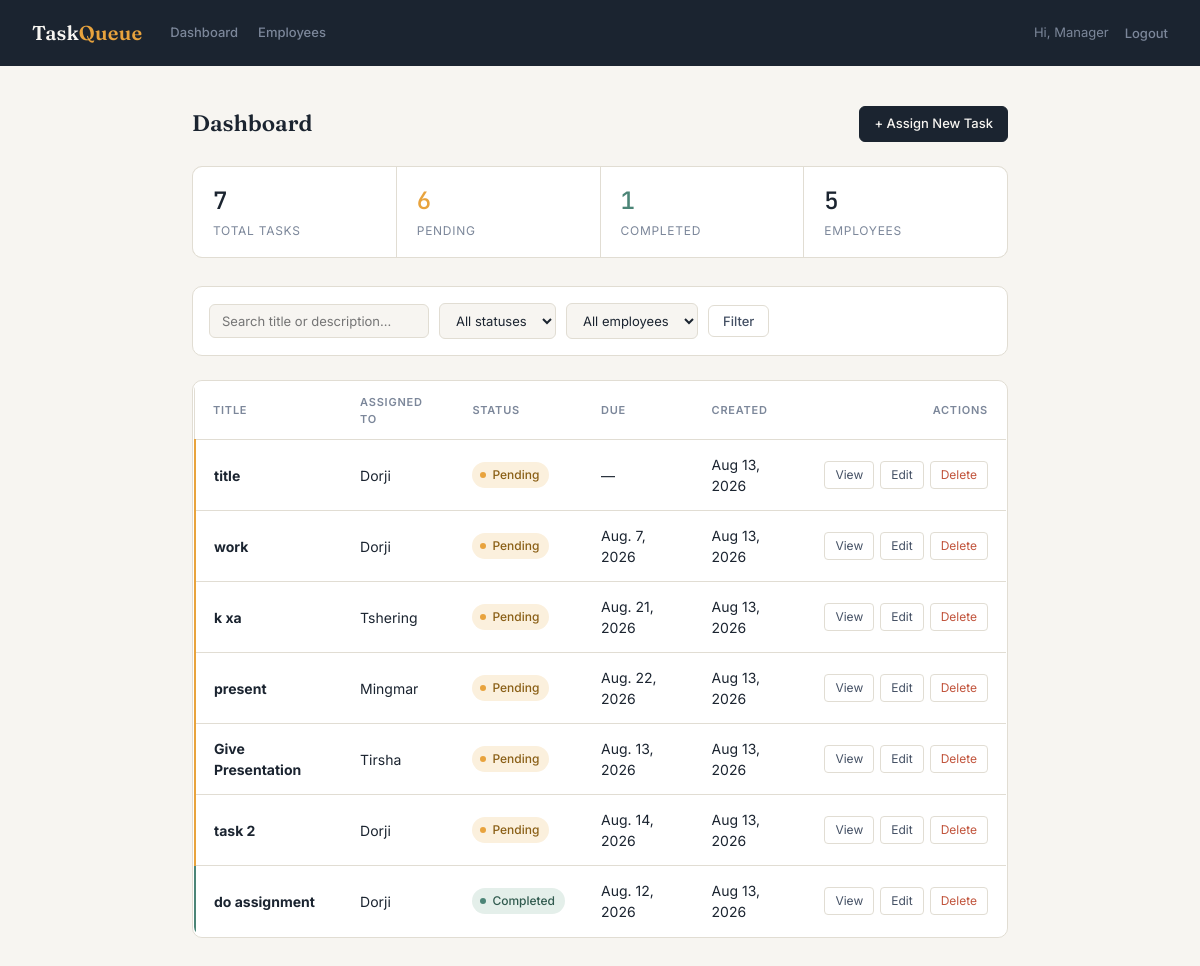
/manager/ (signed in), run on the app's committed database.
### Employee_Task_ToDo/models.py (models this page shows, shortened)
class Task(models.Model):
    STATUS_CHOICES = (
        ('pending', 'Pending'),
        ('in_progress', 'In Progress'),
        ('completed', 'Completed'),
    )
    title = models.CharField(max_length=200)
    description = models.TextField(blank=True)
    assigned_to = models.ForeignKey(User, related_name='tasks_assigned', on_delete=models.CASCADE)
    assigned_by = models.ForeignKey(User, related_name='tasks_created', on_delete=models.CASCADE)
    status = models.CharField(max_length=11, choices=STATUS_CHOICES, default='pending')
    due_date = models.DateField(null=True, blank=True)
    created_at = models.DateTimeField(auto_now_add=True)
    completed_at = models.DateTimeField(null=True, blank=True)

### Employee_Task_ToDo/manager_views.py (the view)
# urls.py: path('manager/', views.manager_dashboard, name='manager_dashboard'),
@manager_required
def manager_dashboard(request):
    all_tasks = Task.objects.all()
    tasks = Task.objects.select_related('assigned_to', 'assigned_by').all().order_by('-created_at')
    status = request.GET.get('status')
    employee_id = request.GET.get('Employee')
    search = request.GET.get('q')
    if status in ('pending', 'in_progress', 'completed'):
        tasks = tasks.filter(status=status)
    if employee_id:
        tasks = tasks.filter(assigned_to_id=employee_id)
    if search:
        tasks = tasks.filter(Q(title__icontains=search) | Q(description__icontains=search))
    employees = User.objects.filter(groups__name='Employee').order_by('username')
    context = {
        'total_tasks': all_tasks.count(),
        'pending_count': all_tasks.filter(status='pending').count(),
        'completed_count': all_tasks.filter(status='completed').count(),
        'employee_count': employees.count(),
        'tasks': tasks,
        'employees': employees,
        'current_status': status or '',
        'current_employee': employee_id or '',
        'search': search or '',
    }
    return render(request, 'manager/dashboard.html', context)

### templates/manager/dashboard.html (shortened to what this page needs)
{% extends 'manager/base_manager.html' %}
{% block content %}
<div class="dashboard-header">
  <h2>Dashboard</h2>
  <a href="{% url 'manager_task_create' %}" class="btn">+ Assign New Task</a>
</div>
<div class="summary">
  <div class="stat">
    <span class="num">{{ total_tasks }}</span>
    <span class="label">Total Tasks</span>
  </div>
  <div class="stat">
    <span class="num pending-num">{{ pending_count }}</span>
    <span class="label">Pending</span>
  </div>
  <div class="stat">
    <span class="num completed-num">{{ completed_count }}</span>
    <span class="label">Completed</span>
  </div>
  <div class="stat">
    <span class="num">{{ employee_count }}</span>
    <span class="label">Employees</span>
  </div>
</div>
<form method="get" class="filter-form">
  <input type="text" name="q" value="{{ search }}" placeholder="Search title or description...">
  <select name="status">
    <option value="">All statuses</option>
  </select>
  <select name="employee">
    <option value="">All employees</option>
  </select>
  <button class="btn btn-outline" type="submit">Filter</button>
</form>
<div class="table-container">
  <table>
    <thead>
      <tr>
        <th>Title</th>
        <th>Assigned To</th>
        <th>Status</th>
        <th>Due</th>
        <th>Created</th>
        <th style="text-align: right;">Actions</th>
      </tr>
    </thead>
    <tbody>
      {% for task in tasks %}
        <tr class="status-{{ task.status }}">
          <td><strong>{{ task.title }}</strong></td>
          <td>{{ task.assigned_to.username }}</td>
          <td>
            <span class="badge {{ task.status }}">
              {{ task.get_status_display }}
            </span>
          </td>
          <td class="due">{{ task.due_date|default:"—" }}</td>
          <td>{{ task.created_at|date:"M d, Y" }}</td>
          <td>
            <div class="table-actions">
              <a href="{% url 'manager_task_detail' task.pk %}" class="btn-action">View</a>
              <a href="{% url 'manager_task_update' task.pk %}" class="btn-action">Edit</a>
              <a href="{% url 'manager_task_delete' task.pk %}" class="btn-action delete-action">Delete</a>
            </div>
          </td>
        </tr>
      {% empty %}
        <tr>
          <td colspan="6" class="empty-state">No tasks match your filters.</td>
        </tr>
      {% endfor %}
    </tbody>
  </table>
</div>
{% endblock %}

### templates/manager/base_manager.html (shortened to what this page needs)
<!DOCTYPE html>
<html lang="en">
<head>
</head>
<body>
  <div class="topbar">
    <div class="topbar-left">
      <a class="brand" href="{% url 'manager_dashboard' %}">Task<span>Queue</span></a>
      <nav>
        <a href="{% url 'manager_dashboard' %}">Dashboard</a>
        <a href="{% url 'manager_employee_list' %}">Employees</a>
      </nav>
    </div>
    <div class="topbar-right">
      <span class="user-greeting">Hi, {{ request.user.username }}</span>
      <form action="{% url 'logout' %}" method="post">
        <button class="nav-logout-btn" type="submit">Logout</button>
      </form>
    </div>
  </div>
  <div class="page">
    {% block content %}{% endblock %}
  </div>
</body>
</html>

### templates/manager/base_manager.html (style rules this page uses)
:root { --ink: #1B2430; --paper: #F7F5F1; --slate: #445064; --slate-light: #7C879A; --amber: #E8A33D; --sage: #4C8577; --coral: #C1543C; --line: #E1DDD3; --card: #FFFFFF; }
* { box-sizing: border-box; }
body { margin: 0; background: var(--paper); color: var(--ink); font-family: 'Inter', sans-serif; font-size: 15px; line-height: 1.5; }
h1, h2, h3 { font-family: 'Fraunces', serif; font-weight: 600; margin: 0; }
a { color: var(--ink); text-decoration: none; }
.topbar { background: var(--ink); color: var(--paper); padding: 18px 32px; display: flex; align-items: center; justify-content: space-between; gap: 16px; }
.topbar-left { display: flex; align-items: center; gap: 28px; }
.topbar .brand { font-family: 'Fraunces', serif; font-size: 20px; font-weight: 600; letter-spacing: 0.01em; color: var(--paper); }
.topbar .brand span { color: var(--amber); }
.topbar nav { display: flex; align-items: center; gap: 20px; }
.topbar nav a { color: var(--slate-light); font-size: 13px; font-weight: 500; }
.topbar-right { display: flex; align-items: center; gap: 16px; }
.topbar .user-greeting { font-size: 13px; color: var(--slate-light); }
.topbar .nav-logout-btn { background: none; border: none; padding: 0; margin: 0; color: var(--slate-light); font-size: 13px; font-weight: 500; cursor: pointer; }
.page { max-width: 880px; margin: 0 auto; padding: 40px 32px 80px; }
.summary { display: flex; gap: 1px; background: var(--line); border: 1px solid var(--line); border-radius: 10px; overflow: hidden; margin-bottom: 28px; }
.summary .stat { flex: 1; background: var(--card); padding: 16px 20px; }
.summary .stat .num { font-family: 'JetBrains Mono', monospace; font-size: 24px; font-weight: 500; display: block; }
.summary .stat .label { font-size: 12px; text-transform: uppercase; letter-spacing: 0.06em; color: var(--slate-light); }
table { width: 100%; border-collapse: collapse; background: var(--card); border-radius: 10px; overflow: hidden; border: 1px solid var(--line); }
thead th { text-align: left; font-size: 11px; text-transform: uppercase; letter-spacing: 0.07em; color: var(--slate-light); font-weight: 600; padding: 12px 18px; border-bottom: 1px solid var(--line); }
tbody tr { border-bottom: 1px solid var(--line); }
tbody tr:last-child { border-bottom: none; }
tbody td { padding: 14px 18px; font-size: 14px; vertical-align: middle; }
tbody tr td:first-child { border-left: 3px solid transparent; }
tbody tr.status-pending td:first-child { border-left-color: var(--amber); }
tbody tr.status-completed td:first-child { border-left-color: var(--sage); }
.badge { display: inline-flex; align-items: center; gap: 6px; font-size: 12px; font-weight: 500; padding: 4px 10px 4px 8px; border-radius: 100px; }
.badge::before { content: ''; width: 6px; height: 6px; border-radius: 50%; }
.badge.pending { background: #FBF0DD; color: #8A5F16; }
.badge.pending::before { background: var(--amber); }
.badge.completed { background: #E4EFEA; color: #315B4F; }
.badge.completed::before { background: var(--sage); }
button, .btn { font-family: 'Inter', sans-serif; font-size: 13px; font-weight: 500; padding: 7px 14px; border-radius: 6px; border: 1px solid var(--ink); background: var(--ink); color: var(--paper); cursor: pointer; display: inline-block; }
form { display: inline; }

### templates/manager/dashboard.html (style rules this page uses)
.dashboard-header { display: flex; justify-content: space-between; align-items: center; margin-bottom: 24px; }
.summary .stat .num.pending-num { color: var(--amber); }
.summary .stat .num.completed-num { color: var(--sage); }
.filter-form { display: flex; flex-wrap: wrap; gap: 10px; align-items: center; margin-bottom: 24px; background: var(--card); padding: 16px; border: 1px solid var(--line); border-radius: 10px; }
.filter-form input[type="text"], .filter-form select { padding: 8px 12px; font-family: 'Inter', sans-serif; font-size: 13px; color: var(--ink); background: var(--paper); border: 1px solid var(--line); border-radius: 6px; outline: none; }
.filter-form input[type="text"] { min-width: 220px; }
.btn-outline { background: transparent; color: var(--slate); border: 1px solid var(--line); }
.table-container { background: var(--card); border: 1px solid var(--line); border-radius: 10px; overflow: hidden; }
.table-actions { display: flex; gap: 6px; justify-content: flex-end; }
.btn-action { padding: 4px 10px; font-size: 12px; border-radius: 4px; background: transparent; border: 1px solid var(--line); color: var(--slate); }
.btn-action.delete-action { color: var(--coral); }

### data on the page
Task: title "title", assigned_to.username "Dorji", status "Pending", due_date "—", created_at "Aug 13, 2026"
Task: title "work", assigned_to.username "Dorji", status "Pending", due_date "Aug. 7, 2026", created_at "Aug 13, 2026"
Task: title "k xa", assigned_to.username "Tshering", status "Pending", due_date "Aug. 21, 2026", created_at "Aug 13, 2026"
Task: title "present", assigned_to.username "Mingmar", status "Pending", due_date "Aug. 22, 2026", created_at "Aug 13, 2026"
Task: title "Give Presentation", assigned_to.username "Tirsha", status "Pending", due_date "Aug. 13, 2026", created_at "Aug 13, 2026"
Task: title "task 2", assigned_to.username "Dorji", status "Pending", due_date "Aug. 14, 2026", created_at "Aug 13, 2026"
Task: title "do assignment", assigned_to.username "Dorji", status "Completed", due_date "Aug. 12, 2026", created_at "Aug 13, 2026"

### other printed values
{{ request.user.username }} "Manager"
{{ total_tasks }} "7"
{{ pending_count }} "6"
{{ completed_count }} "1"
{{ employee_count }} "5"
